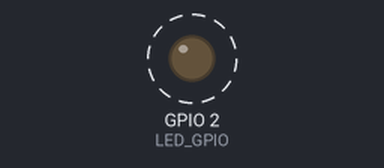
The program below on a simulated ESP32. On the bench: output pins drawn as LEDs (lit = HIGH). Dashed ring = blinking. What the program prints to the serial monitor is not drawn.

Above: at 0.5 s.
Timing chart, 0 to 4.7 s (numbered marks = the images above):
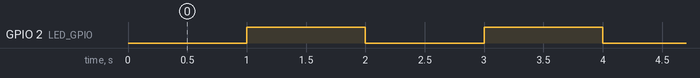

The program:

main.cpp
```cpp
#include <Arduino.h>

// GPIO 2 is the built-in LED on ESP32 DevKitC v4
const int LED_PIN = 2;
const int BLINK_INTERVAL = 1000;  // 1 second

bool ledState = false;
unsigned long lastBlinkTime = 0;

void setup() {
    // Initialize serial communication at 115200 bps
    Serial.begin(115200);

    // Wait a bit for serial to be ready
    delay(100);

    // Initialize LED pin
    pinMode(LED_PIN, OUTPUT);
    digitalWrite(LED_PIN, LOW);
    ledState = false;

    // Output initialization message
    Serial.println("ESP32 Initialized.");
}

void loop() {
    unsigned long currentTime = millis();

    // Check if it's time to toggle the LED
    if (currentTime - lastBlinkTime >= BLINK_INTERVAL) {
        lastBlinkTime = currentTime;

        // Toggle LED
        ledState = !ledState;
        digitalWrite(LED_PIN, ledState ? HIGH : LOW);

        // Output LED state to serial monitor
        if (ledState) {
            Serial.println("LED ON");
        } else {
            Serial.println("LED OFF");
        }
    }
}
```

main.c
```cpp
#include <stdio.h>
#include "freertos/FreeRTOS.h"
#include "freertos/task.h"
#include "driver/gpio.h"
#include "esp_log.h"

#define LED_GPIO GPIO_NUM_2
#define BLINK_DELAY_MS 1000

static const char *TAG = "blink_c";

void app_main(void)
{
    // Configure the IOMUX/GPIO for the LED pin
    gpio_reset_pin(LED_GPIO);
    gpio_set_direction(LED_GPIO, GPIO_MODE_OUTPUT);
    gpio_set_level(LED_GPIO, 0);

    ESP_LOGI(TAG, "ESP-IDF blink example started");

    while (1) {
        // Toggle LED
        gpio_set_level(LED_GPIO, 1);
        ESP_LOGI(TAG, "LED ON");
        vTaskDelay(pdMS_TO_TICKS(BLINK_DELAY_MS));

        gpio_set_level(LED_GPIO, 0);
        ESP_LOGI(TAG, "LED OFF");
        vTaskDelay(pdMS_TO_TICKS(BLINK_DELAY_MS));
    }
}
```

Measured:
- by itself, GPIO 2 (LED_GPIO): alternates HIGH for 1.0 s and LOW for 1.0 s
